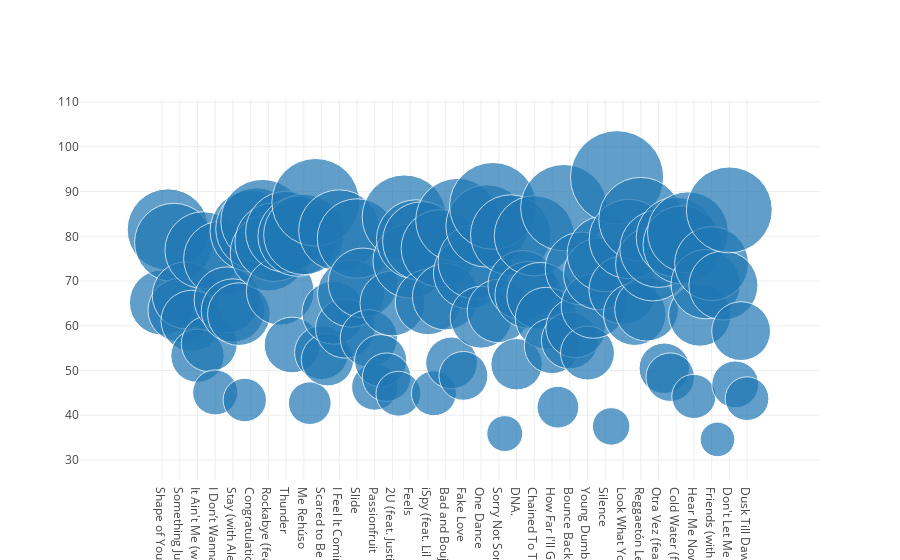

Notebook code cell kept with this figure:
### Code cell
trace0 = go.Scatter(
    x=df_transform.name,
    y=df_transform.energy_percent,
    mode='markers',
    marker=dict(
        size=df_transform.energy_percent,
    )
)

data = [trace0]
iplot(data, filename='bubblechart-size')

### Figure 1 — Plotly figure (JSON) as saved in the notebook; plotly's stock layout.template omitted (floating-point values rounded to 4 significant figures)
{"data": [{"marker": {"size": [65.2, 81.5, 78.6, 63.5, 66.8, 61.1, 53.3, 76.9, 56.0, 45.1, 75, 65.8, 63.4, 62.6, 43.4, 81.2, 81.7, 83.4, 76.3, 78.7, 67.7, 81, 55.7, 80, 80.4, 42.7, 87.6, 54, 52.4, 62.9, 81.3, 59.4, 67.2, 79.5, 69.6, 57.2, 46.3, 52.2, 48.5, 65, 44.8, 84.3, 74.5, 79.3, 78.9, 65.3, 44.9, 77.3, 66.5, 51.7, 83.6, 48.8, 71.8, 74.3, 61.9, 82.3, 86.8, 63.3, 35.9, 80.3, 51.4, 69.1, 66.9, 80.1, 66.7, 61.7, 55.5, 41.8, 86.4, 56.7, 59.5, 72.8, 53.9, 64.4, 71.6, 76.1, 37.5, 93.2, 68, 79.4, 62.6, 83.8, 63.7, 73.8, 77.2, 50.5, 48.5, 79.8, 78.1, 80.9, 44.2, 62.4, 69.3, 73.9, 34.6, 69, 85.9, 46.9, 58.8, 43.7]}, "mode": "markers", "type": "scatter", "uid": "88c6b0d8-abd4-11e8-a83e-9a0015cd93e0", "x": ["Shape of You", "Despacito - Remix", "Despacito (Featuring Daddy Yankee)", "Something Just Like This", "I'm the One", "HUMBLE.", "It Ain't Me (with Selena Gomez)", "Unforgettable", "That's What I Like", "I Don’t Wanna Live Forever (Fifty Shades Darker) - From \"Fifty Shades Darker (Original Motion Picture Soundtrack)\"", "XO TOUR Llif3", "Paris", "Stay (with Alessia Cara)", "Attention", "Mask Off", "Congratulations", "Swalla (feat. Nicki Minaj & Ty Dolla $ign)", "Castle on the Hill", "Rockabye (feat. Sean Paul & Anne-Marie)", "Believer", "Mi Gente", "Thunder", "Say You Won't Let Go", "There's Nothing Holdin' Me Back", "Me Rehúso", "Issues", "Galway Girl", "Scared to Be Lonely", "Closer", "Symphony (feat. Zara Larsson)", "I Feel It Coming", "Starboy", "Wild Thoughts", "Slide", "New Rules", "1-800-273-8255", "Passionfruit", "rockstar", "Strip That Down", "2U (feat. Justin Bieber)", "Perfect", "Call On Me - Ryan Riback Extended Remix", "Feels", "Mama", "Felices los 4", "iSpy (feat. Lil Yachty)", "Location", "Chantaje", "Bad and Boujee (feat. Lil Uzi Vert)", "Havana", "Solo Dance", "Fake Love", "Let Me Love You", "More Than You Know", "One Dance", "SUBEME LA RADIO", "Pretty Girl - Cheat Codes X CADE Remix", "Sorry Not Sorry", "Redbone", "24K Magic", "DNA.", "El Amante", "You Don't Know Me - Radio Edit", "Chained To The Rhythm", "No Promises (feat. Demi Lovato)", "Don't Wanna Know (feat. Kendrick Lamar)", "How Far I'll Go - From \"Moana\"", "Slow Hands", "Escápate Conmigo", "Bounce Back", "Sign of the Times", "goosebumps", "Young Dumb & Broke", "There for You", "Cold (feat. Future)", "Silence", "Too Good At Goodbyes", "Just Hold On", "Look What You Made Me Do", "Glorious (feat. Skylar Grey)", "Starving", "Reggaetón Lento (Bailemos)", "Weak", "Side To Side", "Otra Vez (feat. J Balvin)", "I Like Me Better", "In the Name of Love", "Cold Water (feat. Justin Bieber & MØ)", "Malibu", "All Night", "Hear Me Now", "Your Song", "Ahora Dice", "Friends (with BloodPop®)", "Bank Account", "Bad Things (with Camila Cabello)", "Don't Let Me Down", "Body Like A Back Road", "Now Or Never", "Dusk Till Dawn - Radio Edit"], "y": [65.2, 81.5, 78.6, 63.5, 66.8, 61.1, 53.3, 76.9, 56.0, 45.1, 75, 65.8, 63.4, 62.6, 43.4, 81.2, 81.7, 83.4, 76.3, 78.7, 67.7, 81, 55.7, 80, 80.4, 42.7, 87.6, 54, 52.4, 62.9, 81.3, 59.4, 67.2, 79.5, 69.6, 57.2, 46.3, 52.2, 48.5, 65, 44.8, 84.3, 74.5, 79.3, 78.9, 65.3, 44.9, 77.3, 66.5, 51.7, 83.6, 48.8, 71.8, 74.3, 61.9, 82.3, 86.8, 63.3, 35.9, 80.3, 51.4, 69.1, 66.9, 80.1, 66.7, 61.7, 55.5, 41.8, 86.4, 56.7, 59.5, 72.8, 53.9, 64.4, 71.6, 76.1, 37.5, 93.2, 68, 79.4, 62.6, 83.8, 63.7, 73.8, 77.2, 50.5, 48.5, 79.8, 78.1, 80.9, 44.2, 62.4, 69.3, 73.9, 34.6, 69, 85.9, 46.9, 58.8, 43.7]}], "layout": {}}
